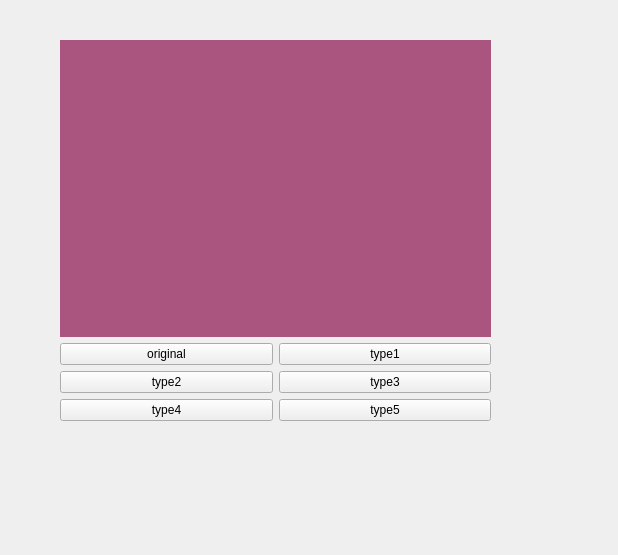
<?xml version="1.0" encoding="UTF-8"?>
<ui version="4.0">
 <class>MainWindow</class>
 <widget class="QMainWindow" name="MainWindow">
  <property name="geometry">
   <rect>
    <x>0</x>
    <y>0</y>
    <width>618</width>
    <height>555</height>
   </rect>
  </property>
  <property name="windowTitle">
   <string>MainWindow</string>
  </property>
  <widget class="QWidget" name="centralwidget">
   <widget class="QWidget" name="gridLayoutWidget">
    <property name="geometry">
     <rect>
      <x>60</x>
      <y>40</y>
      <width>431</width>
      <height>381</height>
     </rect>
    </property>
    <layout class="QGridLayout" name="gridLayout">
     <item row="2" column="2">
      <widget class="QPushButton" name="btn3">
       <property name="text">
        <string>type3</string>
       </property>
      </widget>
     </item>
     <item row="3" column="1">
      <widget class="QPushButton" name="btn4">
       <property name="text">
        <string>type4</string>
       </property>
      </widget>
     </item>
     <item row="0" column="1" colspan="2">
      <widget class="QLabel" name="pic">
       <property name="styleSheet">
        <string notr="true">background-color:rgb(170, 85, 127)
</string>
       </property>
       <property name="text">
        <string/>
       </property>
      </widget>
     </item>
     <item row="1" column="2">
      <widget class="QPushButton" name="btn1">
       <property name="text">
        <string>type1</string>
       </property>
      </widget>
     </item>
     <item row="3" column="2">
      <widget class="QPushButton" name="btn5">
       <property name="text">
        <string>type5</string>
       </property>
      </widget>
     </item>
     <item row="2" column="1">
      <widget class="QPushButton" name="btn2">
       <property name="text">
        <string>type2</string>
       </property>
      </widget>
     </item>
     <item row="1" column="1">
      <widget class="QPushButton" name="btn">
       <property name="text">
        <string>original</string>
       </property>
      </widget>
     </item>
    </layout>
   </widget>
  </widget>
 </widget>
 <resources/>
 <connections>
  <connection>
   <sender>btn</sender>
   <signal>clicked()</signal>
   <receiver>MainWindow</receiver>
   <slot>type0()</slot>
   <hints>
    <hint type="sourcelabel">
     <x>149</x>
     <y>334</y>
    </hint>
    <hint type="destinationlabel">
     <x>31</x>
     <y>338</y>
    </hint>
   </hints>
  </connection>
  <connection>
   <sender>btn1</sender>
   <signal>clicked()</signal>
   <receiver>MainWindow</receiver>
   <slot>type1()</slot>
   <hints>
    <hint type="sourcelabel">
     <x>349</x>
     <y>333</y>
    </hint>
    <hint type="destinationlabel">
     <x>524</x>
     <y>328</y>
    </hint>
   </hints>
  </connection>
  <connection>
   <sender>btn2</sender>
   <signal>clicked()</signal>
   <receiver>MainWindow</receiver>
   <slot>type2()</slot>
   <hints>
    <hint type="sourcelabel">
     <x>81</x>
     <y>378</y>
    </hint>
    <hint type="destinationlabel">
     <x>18</x>
     <y>378</y>
    </hint>
   </hints>
  </connection>
  <connection>
   <sender>btn3</sender>
   <signal>clicked()</signal>
   <receiver>MainWindow</receiver>
   <slot>type3()</slot>
   <hints>
    <hint type="sourcelabel">
     <x>436</x>
     <y>369</y>
    </hint>
    <hint type="destinationlabel">
     <x>532</x>
     <y>380</y>
    </hint>
   </hints>
  </connection>
  <connection>
   <sender>btn4</sender>
   <signal>clicked()</signal>
   <receiver>MainWindow</receiver>
   <slot>type4()</slot>
   <hints>
    <hint type="sourcelabel">
     <x>76</x>
     <y>402</y>
    </hint>
    <hint type="destinationlabel">
     <x>23</x>
     <y>431</y>
    </hint>
   </hints>
  </connection>
  <connection>
   <sender>btn5</sender>
   <signal>clicked()</signal>
   <receiver>MainWindow</receiver>
   <slot>type5()</slot>
   <hints>
    <hint type="sourcelabel">
     <x>432</x>
     <y>398</y>
    </hint>
    <hint type="destinationlabel">
     <x>543</x>
     <y>435</y>
    </hint>
   </hints>
  </connection>
 </connections>
 <slots>
  <slot>type0()</slot>
  <slot>type1()</slot>
  <slot>type2()</slot>
  <slot>type3()</slot>
  <slot>type4()</slot>
  <slot>type5()</slot>
 </slots>
</ui>
